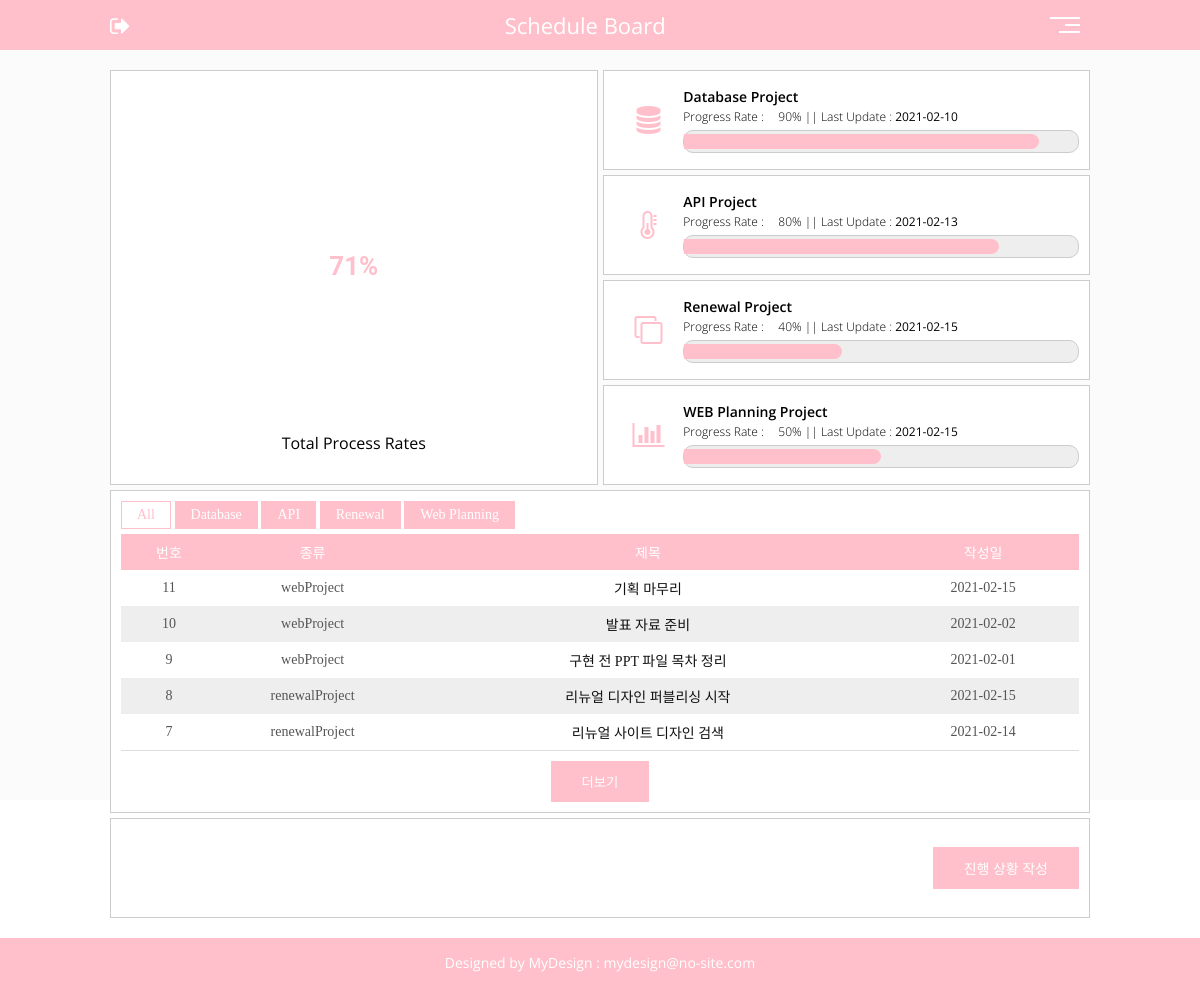
Page /pages/sch_view.php?key=view_all (signed in) on the earlier database version.
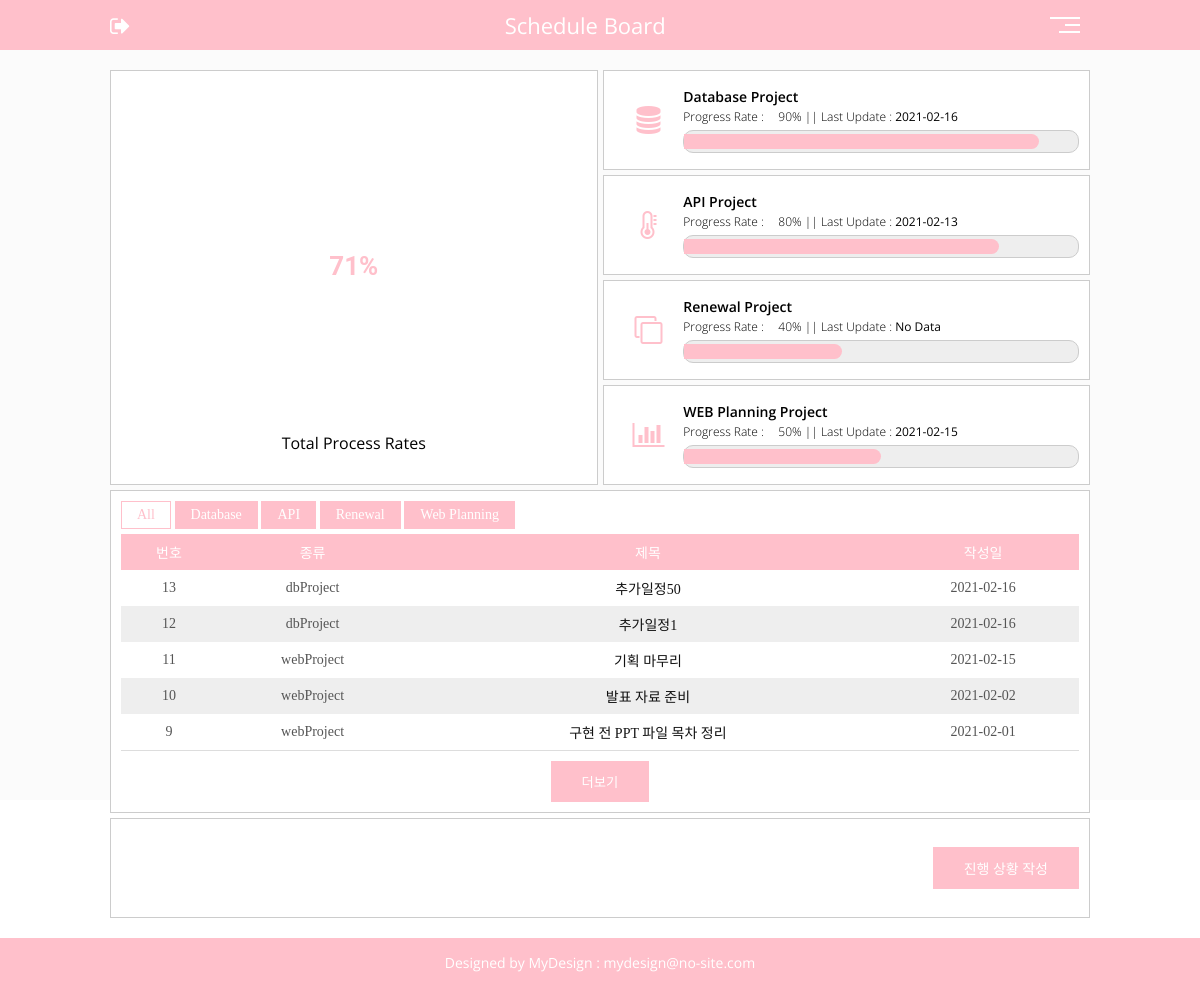
Same page on the later database version.
### tables this page shows
CREATE TABLE `schedule_progress` (
  `sch_num` int(11) NOT NULL,
  `sch_db` int(11) NOT NULL,
  `sch_api` int(11) NOT NULL,
  `sch_ren` int(11) NOT NULL,
  `sch_pla` int(11) NOT NULL
);

CREATE TABLE `sch_txt` (
  `sch_txt_num` int(11) NOT NULL COMMENT '고유번호',
  `sch_txt_cate` varchar(20) NOT NULL COMMENT '프로젝트 종류',
  `sch_txt_tit` varchar(50) NOT NULL COMMENT '작성 스케줄 제목',
  `sch_txt_con` text NOT NULL COMMENT '작성 스케줄 내용',
  `sch_txt_reg` date NOT NULL COMMENT '글 등록일'
);

### include/latest_date.php (called while the page is built)
<?php
  $db_date_sql = "select * from sch_txt where sch_txt_cate='dbProject' order by sch_txt_num desc limit 1";
  $db_date_result = mysqli_query($dbConn, $db_date_sql);
  $db_date_row = mysqli_fetch_array($db_date_result);
  if(!$db_date_row){
    $db_date = "No Data";
  } else {
    $db_date = $db_date_row['sch_txt_reg'];
  }
  $api_date_sql = "select * from sch_txt where sch_txt_cate='apiProject' order by sch_txt_num desc limit 1";
  $api_date_result = mysqli_query($dbConn, $api_date_sql);
  $api_date_row = mysqli_fetch_array($api_date_result);
  if(!$api_date_row){
    $api_date = "No Data";
  } else {
    $api_date = $api_date_row['sch_txt_reg'];
  }
  $ren_date_sql = "select * from sch_txt where sch_txt_cate='renewalProject' order by sch_txt_num desc limit 1";
  $ren_date_result = mysqli_query($dbConn, $ren_date_sql);
  $ren_date_row = mysqli_fetch_array($ren_date_result);
  if(!$ren_date_row){
    $ren_date = "No Data";
  } else {
    $ren_date = $ren_date_row['sch_txt_reg'];
  }
  $web_date_sql = "select * from sch_txt where sch_txt_cate='webProject' order by sch_txt_num desc limit 1";
  $web_date_result = mysqli_query($dbConn, $web_date_sql);
  $web_date_row = mysqli_fetch_array($web_date_result);
  if(!$web_date_row){
    $web_date = "No Data";
  } else {
    $web_date = $web_date_row['sch_txt_reg'];
  }
?>

### include/view_all.php (the view)
<div class="categoryTabs">
  <a href="/myschedule/pages/sch_view.php?key=view_all" class="active"> All</a>
  <a href="/myschedule/pages/sch_view.php?key=view_db">Database</a>
  <a href="/myschedule/pages/sch_view.php?key=view_api">API</a>
  <a href="/myschedule/pages/sch_view.php?key=view_renewal">Renewal</a>
  <a href="/myschedule/pages/sch_view.php?key=view_web">Web Planning</a>
</div>
<ul class="boardTable">
  <li class="boardTitle">
    <span class="boNum">번호</span>
    <span class="boCate">종류</span>
    <span class="boTit">제목</span>
    <span class="boReg">작성일</span>
  </li>
  <?php
            include $_SERVER['DOCUMENT_ROOT']."/myschedule/include/db_conn.php";
            $sql = "select * from sch_txt order by sch_txt_num desc";
            $board_result = mysqli_query($dbConn, $sql);
            if(!$board_result){
  ?>
  <li class="boardList">
    <span>데이터가 없습니다.</span>
  </li>
  <?php
            } else {
            while($board_row = mysqli_fetch_array($board_result)){
              $bo_num = $board_row['sch_txt_num'];
              $bo_cate = $board_row['sch_txt_cate'];
              $bo_tit = $board_row['sch_txt_tit'];
              $bo_reg = $board_row['sch_txt_reg'];
  ?>
  <li class="boardList">
    <span class="boNum"><?=$bo_num?></span>
    <span class="boCate"><?=$bo_cate?></span>
    <span class="boTit"><a href="/myschedule/pages/detail_view.php?num=<?=$bo_num?>"><?=$bo_tit?></a></span>
    <span class="boReg"><?=$bo_reg?></span>
  </li>
  <?php
              }
            }
            ?>
</ul>
<div class="loadMore">
  <button type="button">더보기</button>
</div>

### pages/sch_view.php (shortened to what this page needs)
<!DOCTYPE html>
<html lang="en">
<head>
  <link rel="stylesheet" href="https://stackpath.bootstrapcdn.com/font-awesome/4.7.0/css/font-awesome.min.css" />
  <link rel="stylesheet" href="/myschedule/css/reset.css" />
  <link rel="stylesheet" href="/myschedule/css/style.css" />
  <link rel="stylesheet" href="/myschedule/css/media.css" />
</head>
<body>
  <div class="wrap">
    <?php include $_SERVER["DOCUMENT_ROOT"]."/myschedule/include/header.php"; ?>
    <?php
      include $_SERVER['DOCUMENT_ROOT']."/myschedule/include/db_conn.php";
      $sql="select * from schedule_progress";
      $sch_result=mysqli_query($dbConn, $sql);
      $sch_row=mysqli_fetch_array($sch_result);
      $sch_db = $sch_row['sch_db'];
      $sch_api = $sch_row['sch_api'];
      $sch_ren = $sch_row['sch_ren'];
      $sch_pla = $sch_row['sch_pla'];
    ?>
    <div class="center gridWrap">
      <div class="inputContainer">
        <?php
          include $_SERVER["DOCUMENT_ROOT"]."/myschedule/include/latest_date.php";
          include $_SERVER["DOCUMENT_ROOT"]."/myschedule/include/grid_up.php";
        ?>
        <div class="item boardBox">
          <?php
          $include_path=$_GET['key'];
          include $_SERVER["DOCUMENT_ROOT"]."/myschedule/include/$include_path.php";
          ?>
        </div>
        <div class="item btns">
          <a href="/myschedule/pages/input_form.php" class="schInput">진행 상황 작성</a>
        </div>
      </div>
    </div>
    <?php include $_SERVER["DOCUMENT_ROOT"]."/myschedule/include/footer.php"; ?>
  </div>
</body>
</html>

### include/header.php (shortened to what this page needs)
<header>
  <div class="center headerWrap">
    <a href="/myschedule/php/sign_out.php"><i class="fa fa-sign-out"></i></a>
    <h1 id="title">Schedule Dashboard</h1>
    <div class="mIcon">
      <span></span>
      <span></span>
      <span></span>
    </div>
  </div>
</header>

### include/grid_up.php
<div class="item">
  <section class="graph-circle">
    <div class="circle-graph-container">
    </div>
    <p class="totalTit">Total Process Rates</p>
  </section>
</div>
<div class="item subPfBar">
  <div class="pfImg">
    <i class="fa fa-database"></i>
  </div>
  <div class="pfContents">
    <h3>Database Project</h3>
    <p>Progress Rate : <input type="text" value="<?=$sch_db?>" class="rateNum" name="sch_db_rate">% || Last
      Update :
      <b><?=$db_date?></b>
    </p>
    <div class="pfBarBox">
      <span class="pfBar"></span>
    </div>
  </div>
</div>
<div class="item subPfBar">
  <div class="pfImg">
    <i class="fa fa-thermometer-half"></i>
  </div>
  <div class="pfContents">
    <h3>API Project</h3>
    <p>Progress Rate : <input type="text" value="<?=$sch_api?>" class="rateNum" name="sch_api_rate">% || Last
      Update :
      <b><?=$api_date?></b>
    </p>
    <div class="pfBarBox">
      <span class="pfBar"></span>
    </div>
  </div>
</div>
<div class="item subPfBar">
  <div class="pfImg">
    <i class="fa fa-clone"></i>
  </div>
  <div class="pfContents">
    <h3>Renewal Project</h3>
    <p>Progress Rate : <input type="text" value="<?=$sch_ren?>" class="rateNum" name="sch_ren_rate">% || Last
      Update :
      <b><?=$ren_date?></b>
    </p>
    <div class="pfBarBox">
      <span class="pfBar"></span>
    </div>
  </div>
</div>
<div class="item subPfBar">
  <div class="pfImg">
    <i class="fa fa-bar-chart-o"></i>
  </div>
  <div class="pfContents">
    <h3>WEB Planning Project</h3>
    <p>Progress Rate : <input type="text" value="<?=$sch_pla?>" class="rateNum" name="sch_pla_rate">% || Last
      Update :
      <b><?=$web_date?></b>
    </p>
    <div class="pfBarBox">
      <span class="pfBar"></span>
    </div>
  </div>
</div>

### include/footer.php (shortened to what this page needs)
<footer>
  <p>Designed by MyDesign : mydesign@no-site.com</p>
</footer>

### css/style.css (style rules this page uses)
header { width:100%; height:auto; background:pink; color:#fff; }
header .headerWrap { display:flex; align-items:center; justify-content:space-between; position:relative; }
header .headerWrap a { color:#fff; font-size:22px; }
header .headerWrap .mIcon { width:50px; height:auto;display:flex; flex-wrap:wrap; justify-content: flex-end; cursor:pointer; padding:10px; }
header .headerWrap .mIcon span { width:100%; height:2px; background:#fff; display:block; transition:all 0.4s; }
header .headerWrap .mIcon span:nth-child(2) { margin:5px 0; width:50%; }
header .headerWrap .mIcon span:nth-child(3) { width:70%; }
header .headerWrap h1 { font-weight:400; font-size:22px; padding:10px 0; }
.graph-circle { position: relative;width:100%; height:100%;display:flex;flex-direction: column; }
.circle-graph-container { position: relative; display: flex; width:100%; height:100%; }
.totalTit { width:100%; height:auto; text-align:center; font-size:16px; font-weight:400; }
.subPfBar { padding:10px; display:flex; align-items:center; }
.subPfBar .pfImg { width:15%; font-size:28px; display:flex; align-items: center; justify-content: center; }
.subPfBar .pfImg i { color:pink; }
.subPfBar .pfContents { width:85%; }
.subPfBar .pfContents h3 { font-size:14px; font-weight:600; }
.subPfBar .pfContents p { font-size:12px; font-weight:300; margin:2px 0 5px; }
.subPfBar .pfContents p b { font-weight:normal; font-size:12px; }
.subPfBar .pfContents .rateNum { font-weight:300; font-size:12px; width:25px; text-align:right; border:0; outline:0; }
.subPfBar .pfBarBox { padding:3px 0; border:1px solid #ccc; border-radius:10px; background:#eee; }
.subPfBar .pfBarBox .pfBar { display:block; width:0; height:15px; background:pink; border-radius:0 10px 10px 0; }
.btns { display:flex; align-items: center; justify-content: flex-end; padding:10px; }
.btns button, a.schInput { border:1px solid pink; background:pink; color:#fff; font-weight:400; font-family:'Noto Sans KR'; padding:10px 30px; }
footer { width:100%; height:auto; background:pink; padding:15px 0; text-align:center; _position:fixed; bottom:0; }
footer p { color:#fff; font-weight:400; }
.inputContainer { width:100%; height:auto; display:grid;grid-template-columns: repeat(2, 1fr); grid-template-rows: repeat(6, minmax(100px, auto)); gap:5px; padding:20px 0; }
.inputContainer .item { background:#fff; border:1px solid #ccc; }
.inputContainer .item:nth-child(1) { grid-row-start:1; grid-row-end:5; display:flex; align-items:center; justify-content: center; padding:30px 0; }
.inputContainer .item:nth-child(6) { grid-column-start: 1; grid-column-end: 3; }
.inputContainer .item:nth-child(7) { grid-column-start: 1; grid-column-end: 3; }
.item.boardBox { padding:10px; }
.item.boardBox .boardTable { width:100%; height:auto;border-bottom:1px solid #ddd; }
.item.boardBox .boardTable li:nth-child(odd) { background:#eee; }
.item.boardBox .boardTable .boardTitle, .item.boardBox .boardTable .boardList { width:100%; height:auto; display:flex; align-items: center; justify-content: center; }
.item.boardBox .boardTable li.boardTitle { background:pink; }
.item.boardBox .boardTable .boardTitle span { color:#fff; }
.item.boardBox .boardTable span { text-align:center; font-family:'Noto Sans KR'; padding:8px 0; color:#555; }
.item.boardBox .boardTable span.boNum { width:10%; }
.item.boardBox .boardTable span.boCate { width:20%; }
.item.boardBox .boardTable span.boTit { width:50%; overflow:hidden; white-space:nowrap; text-overflow:ellipsis; }
.item.boardBox .boardTable span.boReg { width:20%; }
.loadMore, .subBtn { width:100%; height:auto; margin-top:10px; text-align:center; }
.loadMore button, .subBtn button { outline:0; border:1px solid pink; background:pink; padding:10px 30px; color:#fff; font-family:'Noto Sans KR'; }
.categoryTabs { width:100%; height:auto; }
.categoryTabs a { display:inline-block; border:1px solid pink; background:pink; font-family:'Noto Sans KR'; color:#fff; padding: 5px 15px; margin-bottom:5px; font-weight:300; }
.categoryTabs a.active { background:#fff; color:pink; }

Differences in the rows shown:
no longer on this page (row edited): sch_txt: sch_txt_reg "2021-02-10"
removed sch_txt: sch_txt_reg "2021-02-15", sch_txt_num "8", sch_txt_cate "renewalProject", sch_txt_tit "리뉴얼 디자인 퍼블리싱 시작"
removed sch_txt: sch_txt_num "7", sch_txt_cate "renewalProject", sch_txt_tit "리뉴얼 사이트 디자인 검색", sch_txt_reg "2021-02-14"
added sch_txt: sch_txt_reg "2021-02-16", sch_txt_num "13", sch_txt_cate "dbProject", sch_txt_tit "추가일정50"
added sch_txt: sch_txt_num "12", sch_txt_cate "dbProject", sch_txt_tit "추가일정1", sch_txt_reg "2021-02-16"
Other differences:
$ren_date: (not shown) → "No Data"
